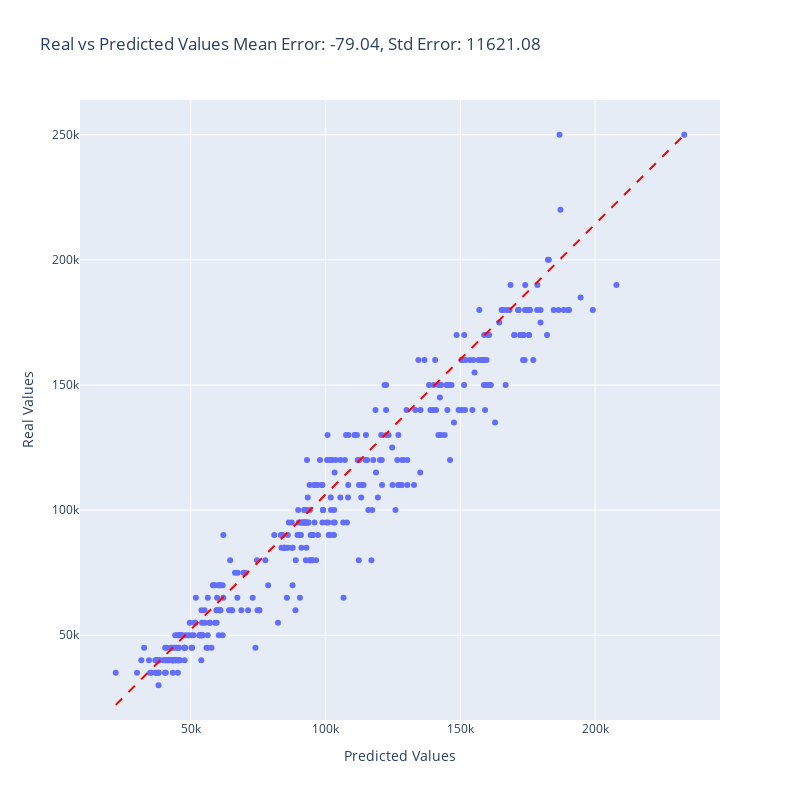

Here is the notebook cell this chart was saved with:
### Code cell
plot_error_vs_predicted(oof_preds_lasso, y, ids)

### Figure 1 — Plotly figure (JSON) as saved in the notebook; plotly's stock layout.template omitted (floating-point values rounded to 4 significant figures; data arrays with more than 128 entries replaced by an {"elided": "..."} marker saying what was removed)
{"data": [{"customdata": {"elided": "372x1 int values"}, "hovertemplate": "Predicted Values=%{x}<br>Real Values=%{y}<br>id=%{customdata[0]}<extra></extra>", "legendgroup": "", "marker": {"color": "#636efa", "symbol": "circle"}, "mode": "markers", "name": "", "orientation": "v", "showlegend": false, "type": "scatter", "x": {"elided": "372 float values"}, "xaxis": "x", "y": {"elided": "372 float values"}, "yaxis": "y"}], "layout": {"height": 800, "legend": {"title": {"text": ""}, "tracegroupgap": 0}, "shapes": [{"line": {"color": "red", "dash": "dash"}, "type": "line", "x0": 22150.0, "x1": 233100.0, "y0": 22150.0, "y1": 250000}], "showlegend": false, "title": {"text": "Real vs Predicted Values\nMean Error: -79.04, Std Error: 11621.08"}, "width": 800, "xaxis": {"anchor": "y", "domain": [0, 1], "title": {"text": "Predicted Values"}}, "yaxis": {"anchor": "x", "domain": [0, 1], "title": {"text": "Real Values"}}}}
